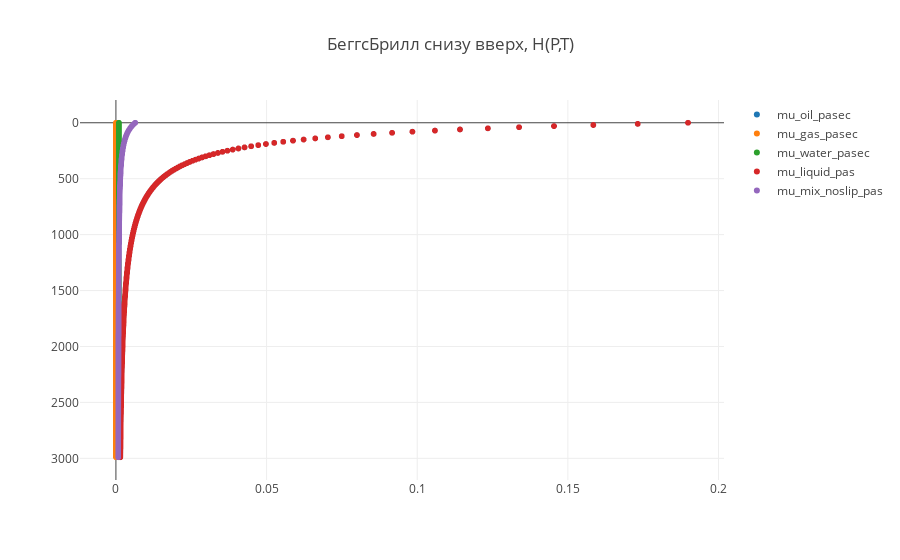

Notebook code cell kept with this figure:
### Code cell
trace1 = trace(0)
trace2 = trace(1)
trace3 = trace(2)
trace4 = trace(3)
trace5 = trace(40)
data = [trace1, trace2, trace3, trace4, trace5]

plot()

### Figure 1 — Plotly figure (JSON) as saved in the notebook; plotly's stock layout.template omitted (floating-point values rounded to 4 significant figures; data arrays with more than 128 entries replaced by an {"elided": "..."} marker saying what was removed)
{"data": [{"mode": "markers", "name": "mu_oil_pasec", "type": "scattergl", "uid": "6970c86e-730b-4aef-9520-a8cd96df7714", "x": {"elided": "600 float values"}, "y": {"elided": "600 int values"}}, {"mode": "markers", "name": "mu_gas_pasec", "type": "scattergl", "uid": "a36cdbf5-0ff3-49f8-8974-155a689f2de8", "x": {"elided": "600 float values"}, "y": {"elided": "600 int values"}}, {"mode": "markers", "name": "mu_water_pasec", "type": "scattergl", "uid": "23b7b05b-d1b5-4595-b375-04e764035bc9", "x": {"elided": "600 float values"}, "y": {"elided": "600 int values"}}, {"mode": "markers", "name": "mu_liquid_pas", "type": "scattergl", "uid": "5d5a0ebd-0dfb-4222-8b79-bffad2e1f721", "x": {"elided": "600 float values"}, "y": {"elided": "600 int values"}}, {"mode": "markers", "name": "mu_mix_noslip_pas", "type": "scattergl", "uid": "09064646-d036-445c-ae35-dc5a9c8abcc1", "x": {"elided": "600 float values"}, "y": {"elided": "600 int values"}}], "layout": {"title": {"text": "БеггсБрилл снизу вверх, H(P,T)"}, "yaxis": {"autorange": "reversed"}}}
